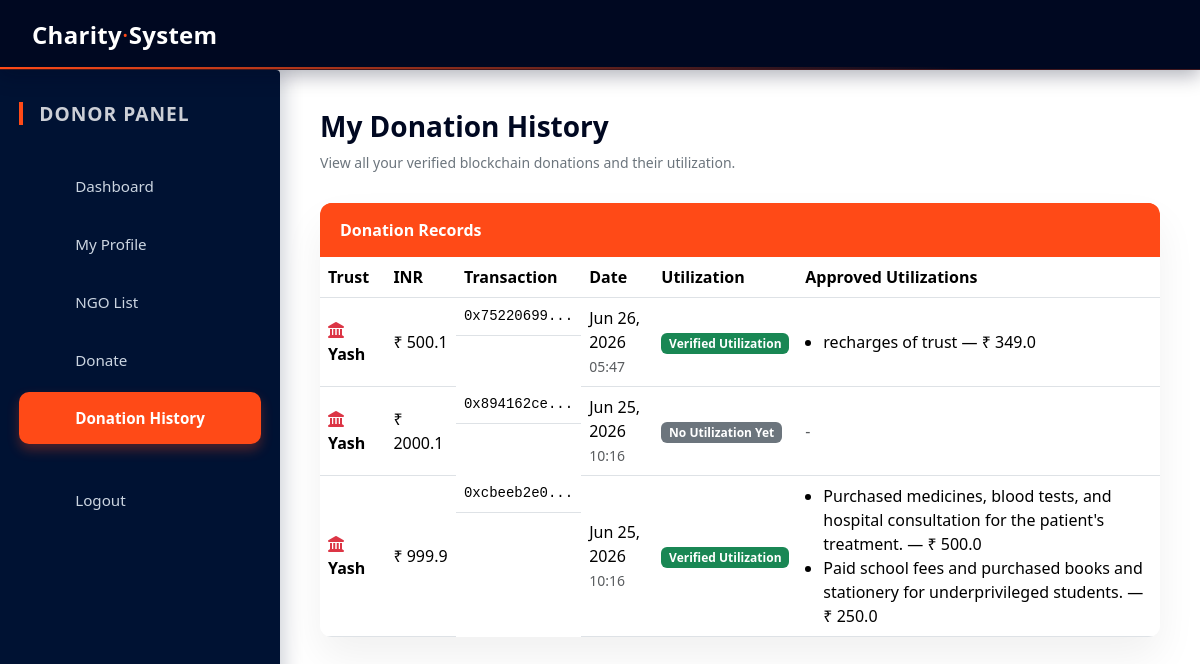
Page /show_donation/ (signed in) on the committed database.
### app/models.py (models this page shows, shortened)
class Donation(models.Model):
    donor = models.ForeignKey(
        User,
        on_delete=models.SET_NULL,
        null=True,
        blank=True,
        help_text="Registered donor (optional)"
    )
    trust = models.ForeignKey(
        trust_profile,
        on_delete=models.CASCADE,
        related_name="donations"
    )
    amount = models.FloatField(
        help_text="Amount donated (verified from blockchain)"
    )
    tx_hash = models.CharField(
        max_length=66,
        unique=True,
        help_text="Ethereum transaction hash (MetaMask / Ganache)"
    )
    integrity_hash = models.CharField(
        max_length=128,
        help_text="Derived checksum for DB integrity verification"
    )
    created_at = models.DateTimeField(auto_now_add=True)

class Utilization(models.Model):
    donation = models.ForeignKey(
        Donation,
        on_delete=models.CASCADE,
        related_name="utilizations"
    )
    trust = models.ForeignKey(
        trust_profile,
        on_delete=models.CASCADE
    )
    amount_used = models.FloatField()
    purpose = models.CharField(max_length=500)
    category = models.CharField(max_length=50, default="Other")
    proof = models.ImageField(
        upload_to="utilization_proofs/",
        null=True,
        blank=True
    )
    is_verified = models.BooleanField(default=False)
    verified_by = models.ForeignKey(
        User,
        on_delete=models.SET_NULL,
        null=True,
        blank=True,
        related_name="verified_utilizations"
    )
    verified_at = models.DateTimeField(null=True, blank=True)
    created_at = models.DateTimeField(auto_now_add=True)

### app/views.py (the view)
# urls.py: path('show_donation/', views.show_donation, name='show_donation'),
@login_required(login_url="log_in")
@cache_control(no_cache=True, must_revalidate=True, no_store=True)
def show_donation(request):
    donations = Donation.objects.filter(
        donor=request.user
    ).select_related(
        "trust"
    ).prefetch_related(
        Prefetch(
            "utilizations",
            queryset=Utilization.objects.filter(is_verified=True),
            to_attr="approved_utilizations"
        )
    ).order_by("-created_at")
    donation_data = []
    for d in donations:
        donation_data.append({
            "trust_name": d.trust.user.first_name,
            "tx_hash": d.tx_hash,
            "eth_amount": d.amount,
            "inr_amount": round(d.amount * ETH_TO_INR_RATE, 2),
            "date": d.created_at,
            "utilizations": d.approved_utilizations  # ✅ ONLY APPROVED
        })
    context = {
        "fname": request.user.first_name,
        "donations": donation_data
    }
    return render(request, "show_donation.html", context)

### templates/show_donation.html (shortened to what this page needs)
<!doctype html>
<html>
<head>
  <link rel="stylesheet" href="/static/css/dashboard.css" />
  <link href="https://cdn.jsdelivr.net/npm/bootstrap@5.3.2/dist/css/bootstrap.min.css" rel="stylesheet" />
  <link rel="stylesheet" href="https://cdnjs.cloudflare.com/ajax/libs/font-awesome/6.4.0/css/all.min.css" />
</head>
<body>
  <div class="dashboard-header">
    Charity<span style="font-weight: 300; color: #ff4a17">·</span>System
  </div>
  <div class="dashboard-container">
    <div class="sidebar">
      <h4>DONOR PANEL</h4>
      <ul>
        <li>
          <a href="{% url 'user_dashboard' %}">  Dashboard </a>
        </li>
        <li>
          <a href="{% url 'user_dashboard' %}">  My Profile </a>
        </li>
        <li>
          <a href="{% url 'user_dashboard' %}">  NGO List </a>
        </li>
        <li>
          <a href="{% url 'donation' %}">  Donate </a>
        </li>
        <li>
          <a href="{% url 'show_donation' %}" class="active">
             Donation History
          </a>
        </li>
        <li style="margin-top: 30px">
          <a href="{% url 'logout' %}">  Logout </a>
        </li>
      </ul>
    </div>
    <div class="main-content">
      <div class="section-header">
        <h3 class="section-title">My Donation History</h3>
        <p class="section-subtitle">
          View all your verified blockchain donations and their utilization.
        </p>
      </div>
      {% if donations %}
      <div class="ngo-card" style="padding:0; border-radius:12px; overflow:hidden;">
        <div style="background:#ff4a17;color:white;padding:15px 20px;font-weight:600;">
          Donation Records
        </div>
        <div class="table-responsive">
          <table class="table mb-0 align-middle">
            <thead style="background:#f4f6f9;">
              <tr>
                <th>Trust</th>
                <th>INR</th>
                <th>Transaction</th>
                <th>Date</th>
                <th>Utilization</th>
                <th>Approved Utilizations</th>
              </tr>
            </thead>
            <tbody>
              {% for donation in donations %}
              <tr>
                <td style="font-weight:600;">
                  <i class="fas fa-landmark me-2 text-danger"></i>
                  {{ donation.trust_name }}
                </td>
                <td>₹ {{ donation.inr_amount }}</td>
                <td class="eth-address">
                  {{ donation.tx_hash|slice:":10" }}...
                </td>
                <td>
                  {{ donation.date|date:"M d, Y" }} <br>
                  <small class="text-muted">
                    {{ donation.date|date:"H:i" }}
                  </small>
                </td>
                <td>
                  {% if donation.utilizations %}
                  <span class="badge bg-success">Verified Utilization</span>
                  {% else %}
                  <span class="badge bg-secondary">No Utilization Yet</span>
                  {% endif %}
                </td>
                <td>
                  {% if donation.utilizations %}
                  <ul style="margin:0; padding-left:18px;">
                    {% for u in donation.utilizations %}
                    <li>
                      {{ u.purpose }} — ₹ {{ u.amount_used }}
                    </li>
                    {% endfor %}
                  </ul>
                  {% else %}
                  <span class="text-muted">-</span>
                  {% endif %}
                </td>
              </tr>
              {% endfor %}
            </tbody>
          </table>
        </div>
      </div>
      {% endif %}
    </div>
  </div>
</body>
</html>

### static/css/dashboard.css (style rules this page uses)
:root { --primary-dark: #000821; --sidebar-dark: #001233; --accent: #ff4a17; --light-bg: #f4f6fb; --card-bg: #ffffff; --text-muted: #6c757d; --glass-white: rgba(255, 255, 255, 0.12); --shadow-sm: 0 8px 20px rgba(0, 8, 33, 0.06); --shadow-hover: 0 16px 30px rgba(0, 18, 51, 0.12); }
* { margin: 0; padding: 0; box-sizing: border-box; font-family: "Segoe UI", system-ui, -apple-system, BlinkMacSystemFont, sans-serif; }
body { background: var(--light-bg); }
.dashboard-header { height: 70px; background: var(--primary-dark); color: white; display: flex; align-items: center; padding: 0 2rem; font-size: 1.5rem; font-weight: 600; letter-spacing: 0.3px; position: fixed; width: 100%; top: 0; z-index: 1100; backdrop-filter: blur(2px); border-bottom: 1px solid rgba(255, 74, 23, 0.25); box-shadow: 0 6px 18px rgba(0, 8, 33, 0.3); }
.dashboard-header::after { content: ""; position: absolute; bottom: 0; left: 0; width: 100%; height: 2px; background: linear-gradient(90deg, var(--accent), transparent 80%); }
.dashboard-container { display: flex; margin-top: 70px; min-height: calc(100vh - 70px); }
.sidebar { width: 280px; background: var(--sidebar-dark); padding: 2rem 1.2rem; color: #fff; display: flex; flex-direction: column; box-shadow: 4px 0 20px rgba(0, 18, 51, 0.2); border-top-right-radius: 4px; transition: all 0.2s ease; }
.sidebar h4 { margin-bottom: 2.2rem; font-weight: 600; font-size: 1.2rem; letter-spacing: 1px; padding-left: 0.5rem; color: #ffffffcc; border-left: 4px solid var(--accent); padding-left: 16px; }
.sidebar ul { list-style: none; padding: 0; margin: 0; }
.sidebar ul li { margin-bottom: 6px; }
.sidebar ul li a { text-decoration: none; color: #cbd5e1; padding: 0.85rem 1rem 0.85rem 1.2rem; display: flex; align-items: center; gap: 12px; border-radius: 10px; transition: all 0.25s ease; font-size: 0.95rem; font-weight: 500; border: 1px solid transparent; }
.sidebar ul li a.active { background: var(--accent); color: #fff; font-weight: 600; box-shadow: 0 6px 12px rgba(255, 74, 23, 0.3); }
.main-content { flex: 1; padding: 2.2rem 2.5rem; transition: all 0.2s; }
.card-box, .trust-card, .sidebar ul li a { will-change: transform, box-shadow; }
.main-content { flex: 1; padding: 40px; min-height: calc(100vh - 70px); transition: 0.3s ease; }
.section-header { margin-bottom: 30px; }
.section-title { font-weight: 600; color: #000821; }
.section-subtitle { color: #6c757d; font-size: 14px; }
.ngo-card { background: #ffffff; border-radius: 18px; padding: 25px 25px 20px 25px; box-shadow: 0 20px 40px #0000000f; position: relative; transition: 0.3s ease; }
.eth-address { font-size: 14px; font-family: monospace; white-space: nowrap; overflow: hidden; text-overflow: ellipsis; max-width: 160px; display: inline-block; color: #ff4a17; }
.ngo-card::before { content: ""; position: absolute; top: 0; left: 0; width: 100%; height: 5px; background: var(--accent); }

### rows in the picture
Donation: tx_hash "0x75220699", date "Jun 26, 2026", date "05:47"
Utilization: purpose "recharges of trust", amount_used "349.0"
Donation: tx_hash "0x894162ce", date "Jun 25, 2026", date "10:16"
Donation: tx_hash "0xcbeeb2e0", date "Jun 25, 2026", date "10:16"
Utilization: purpose "Purchased medicines, blood tests, and hospital consultation for the patient's treatment.", amount_used "500.0"
Utilization: purpose "Paid school fees and purchased books and stationery for underprivileged students.", amount_used "250.0"

### other values in the picture
{{ donation.trust_name }} "Yash" "Yash" "Yash"
{{ donation.inr_amount }} "500.1" "2000.1" "999.9"
